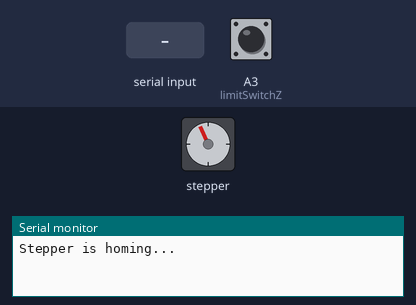
The sketch below on a simulated Arduino Uno, built with avr-gcc and run on an emulated ATmega328P. Shown: stepper motor, the last lines printed to the serial monitor. The test bench sets the inputs (shaded band); at power-on: A3 (limitSwitchZ) HIGH. Stepper angles assume 200 steps per turn.

Above: at 0.8 s.
0.9 s: A3 (limitSwitchZ) pulled LOW for 0.15 s
2.5 s: "90,45\n" received over Serial
At 2.59 s:
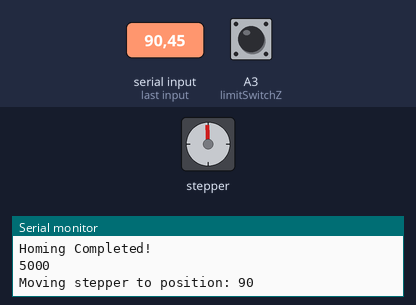
At 5.11 s:
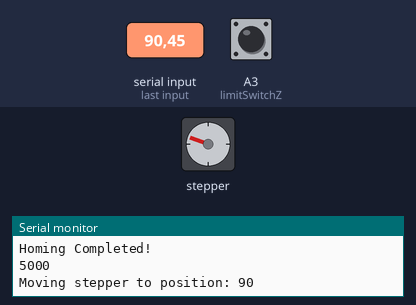
Timing chart, 0 to 21.8 s (numbered marks = the images above; inputs shaded):
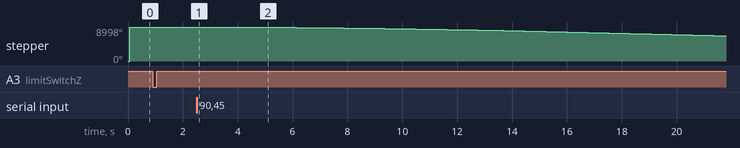

Measured:
- after the input at 0.9 s, stepper: stops changing and stays 8946°
- after the input at 2.5 s, stepper: turns 52° clockwise in 0.00 s, then 2328° counter-clockwise in 19.1 s

The sketch:

FinalCode.ino
```cpp
// Final Code for 3D Printed 4 DOF Robot

#include <math.h>

#include <AccelStepper.h>

#define limitSwitch1 9
#define limitSwitch2 10
#define limitSwitch3 11
#define limitSwitchZ A3

AccelStepper stepper1(1, 2, 5);
AccelStepper stepper2(1, 3, 6);
AccelStepper stepper3(1, 4, 7);
AccelStepper stepperZ(1, 12, 13);

double l1 = 228;
double l2 = 136.5;

double xPos = 0;
double yPos = 0;

double theta1 = 0;
double theta2 = 0;

long initial_homing = 1;
int move_finished = 1;
long maxDistance_Z = 5000;
long maxDistance_S1 = 100;
long maxDistance_S2 = 100;
long maxDistance_S3 = 100;
long TravelZ;

void setup()
{
  Serial.begin(9600);

  // Setup limit switches with pullup resistors
  pinMode(limitSwitch1, INPUT_PULLUP);
  pinMode(limitSwitch2, INPUT_PULLUP);
  pinMode(limitSwitch3, INPUT_PULLUP);
  pinMode(limitSwitchZ, INPUT_PULLUP);

  stepper3.setPinsInverted(true, false, false);

  homing();
  stepperZ.setMaxSpeed(100);
  stepperZ.setAcceleration(10);
  stepper3.setMaxSpeed(100);
  stepper3.setAcceleration(10);
  stepper2.setMaxSpeed(100);
  stepper2.setAcceleration(10);
  stepper1.setMaxSpeed(20);
  stepper1.setAcceleration(10);
}

void loop()
{
  if (Serial.available() > 0)
  {
    TravelZ = Serial.parseInt();
    while (Serial.available())
    {
      Serial.read();
    }
    if (TravelZ < 0 || TravelZ > maxDistance_Z)
    {
      Serial.println("");
      Serial.println("Please enter a value greater than zero and smaller or equal to 5000.");
      Serial.println("");
    }
    else
    {
      Serial.print("Moving stepper to position: ");
      Serial.println(TravelZ, DEC);
      stepperZ.moveTo(TravelZ);
      while (stepperZ.distanceToGo() != 0)
      {
        stepperZ.run();
        delay(5);
      }
      Serial.println(stepperZ.currentPosition());
      delay(5000);
    }
  }
}

// Get angles, output EE x and y positions.
void forwardKinematics(double t1, double t2)
{
  // First convert angles from deg to rad
  double t1rad = t1 * PI / 180;
  double t2rad = t2 * PI / 180;

  // Calculate x and y position of EE using t1 and t2
  xPos = l1 * sin(t1rad) + l2 * sin(t1rad + t2rad);
  yPos = l1 * cos(t1rad) + l2 * cos(t1rad + t2rad);
}

// Get EE x and y positions, output angles.
void inverseKinematics(double x, double y)
{
  double t2rad = acos((sq(x) + sq(y) - sq(l1) - sq(l2)) / (2 * l1 * l2));

  if (x < 0 & y < 0)
    t2rad = (-1) * t2rad;

  double t1rad = atan(x / y) - atan((l2 * sin(t2rad)) / (l1 + l2 * cos(t2rad)));

  theta1 = t1rad * 180 / PI;
  theta2 = (-1) * t2rad * 180 / PI;
}

// Home All Stepper Motors
void homing()
{
  Serial.println("Stepper is homing...");
  homeAxis_Z();
  //  homeAxis_S1();
  //  homeAxis_S2();
  //  homeAxis_S3();

  Serial.println("Homing Completed!");

  Serial.println(stepperZ.currentPosition());
}

// Home The Z Axis Stepper Motor
void homeAxis_Z()
{
  stepperZ.setMaxSpeed(50);
  stepperZ.setAcceleration(10);
  initial_homing = 1;

  while (!digitalRead(limitSwitchZ))
  {
    stepperZ.moveTo(initial_homing);
    initial_homing++;
    stepperZ.run();
    delay(5);
  }

  stepperZ.setCurrentPosition(maxDistance_Z);
  initial_homing = maxDistance_Z - 1;

  while (digitalRead(limitSwitchZ))
  {
    stepperZ.moveTo(initial_homing);
    stepperZ.run();
    initial_homing--;
    delay(5);
  }

  stepperZ.setCurrentPosition(maxDistance_Z);
  Serial.println("Z Homing Completed.");
}

// Home The S1 Stepper Motor
void homeAxis_S1()
{
  stepper1.setMaxSpeed(50);
  stepper1.setAcceleration(10);
  initial_homing = 1;

  while (!digitalRead(limitSwitch1))
  {
    stepper1.moveTo(initial_homing);
    initial_homing++;
    stepper1.run();
    delay(5);
  }

  stepper1.setCurrentPosition(maxDistance_S1);
  initial_homing = maxDistance_S1 - 1;

  while (digitalRead(limitSwitch1))
  {
    stepper1.moveTo(initial_homing);
    stepper1.run();
    initial_homing--;
    delay(5);
  }

  stepper1.setCurrentPosition(maxDistance_S1);
  Serial.println("S1 Homing Completed.");
}

// Home The S2 Stepper Motor
void homeAxis_S2()
{
  stepper2.setMaxSpeed(50);
  stepper2.setAcceleration(10);
  initial_homing = 1;

  while (!digitalRead(limitSwitch2))
  {
    stepper2.moveTo(initial_homing);
    initial_homing++;
    stepper2.run();
    delay(5);
  }

  stepper2.setCurrentPosition(maxDistance_S2);
  initial_homing = maxDistance_S2 - 1;

  while (digitalRead(limitSwitch2))
  {
    stepper2.moveTo(initial_homing);
    stepper2.run();
    initial_homing--;
    delay(5);
  }

  stepper2.setCurrentPosition(maxDistance_S2);
  Serial.println("S2 Homing Completed.");
}

// Home The S3 Stepper Motor
void homeAxis_S3()
{
  stepper3.setMaxSpeed(20);
  stepper3.setAcceleration(10);
  initial_homing = 1;

  while (!digitalRead(limitSwitch3))
  {
    stepper3.moveTo(initial_homing);
    initial_homing++;
    stepper3.run();
    delay(5);
  }

  stepper3.setCurrentPosition(maxDistance_S3);
  initial_homing = maxDistance_S3 - 1;

  while (digitalRead(limitSwitch3))
  {
    stepper3.moveTo(initial_homing);
    stepper3.run();
    initial_homing--;
    delay(5);
  }

  stepper3.setCurrentPosition(maxDistance_S3);
  Serial.println("S3 Homing Completed.");
}
```
